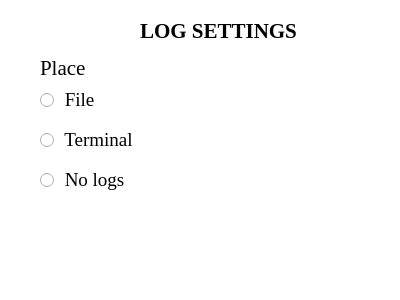
<?xml version="1.0" encoding="UTF-8"?>
<ui version="4.0">
 <class>LogSettings</class>
 <widget class="QDialog" name="LogSettings">
  <property name="geometry">
   <rect>
    <x>0</x>
    <y>0</y>
    <width>400</width>
    <height>300</height>
   </rect>
  </property>
  <property name="palette">
   <palette>
    <active>
     <colorrole role="WindowText">
      <brush brushstyle="SolidPattern">
       <color alpha="255">
        <red>0</red>
        <green>0</green>
        <blue>0</blue>
       </color>
      </brush>
     </colorrole>
     <colorrole role="Button">
      <brush brushstyle="SolidPattern">
       <color alpha="255">
        <red>255</red>
        <green>255</green>
        <blue>255</blue>
       </color>
      </brush>
     </colorrole>
     <colorrole role="Light">
      <brush brushstyle="SolidPattern">
       <color alpha="255">
        <red>255</red>
        <green>255</green>
        <blue>255</blue>
       </color>
      </brush>
     </colorrole>
     <colorrole role="Midlight">
      <brush brushstyle="SolidPattern">
       <color alpha="255">
        <red>255</red>
        <green>255</green>
        <blue>255</blue>
       </color>
      </brush>
     </colorrole>
     <colorrole role="Dark">
      <brush brushstyle="SolidPattern">
       <color alpha="255">
        <red>127</red>
        <green>127</green>
        <blue>127</blue>
       </color>
      </brush>
     </colorrole>
     <colorrole role="Mid">
      <brush brushstyle="SolidPattern">
       <color alpha="255">
        <red>170</red>
        <green>170</green>
        <blue>170</blue>
       </color>
      </brush>
     </colorrole>
     <colorrole role="Text">
      <brush brushstyle="SolidPattern">
       <color alpha="255">
        <red>0</red>
        <green>0</green>
        <blue>0</blue>
       </color>
      </brush>
     </colorrole>
     <colorrole role="BrightText">
      <brush brushstyle="SolidPattern">
       <color alpha="255">
        <red>255</red>
        <green>255</green>
        <blue>255</blue>
       </color>
      </brush>
     </colorrole>
     <colorrole role="ButtonText">
      <brush brushstyle="SolidPattern">
       <color alpha="255">
        <red>0</red>
        <green>0</green>
        <blue>0</blue>
       </color>
      </brush>
     </colorrole>
     <colorrole role="Base">
      <brush brushstyle="SolidPattern">
       <color alpha="255">
        <red>255</red>
        <green>255</green>
        <blue>255</blue>
       </color>
      </brush>
     </colorrole>
     <colorrole role="Window">
      <brush brushstyle="SolidPattern">
       <color alpha="255">
        <red>255</red>
        <green>255</green>
        <blue>255</blue>
       </color>
      </brush>
     </colorrole>
     <colorrole role="Shadow">
      <brush brushstyle="SolidPattern">
       <color alpha="255">
        <red>0</red>
        <green>0</green>
        <blue>0</blue>
       </color>
      </brush>
     </colorrole>
     <colorrole role="AlternateBase">
      <brush brushstyle="SolidPattern">
       <color alpha="255">
        <red>255</red>
        <green>255</green>
        <blue>255</blue>
       </color>
      </brush>
     </colorrole>
     <colorrole role="ToolTipBase">
      <brush brushstyle="SolidPattern">
       <color alpha="255">
        <red>255</red>
        <green>255</green>
        <blue>220</blue>
       </color>
      </brush>
     </colorrole>
     <colorrole role="ToolTipText">
      <brush brushstyle="SolidPattern">
       <color alpha="255">
        <red>0</red>
        <green>0</green>
        <blue>0</blue>
       </color>
      </brush>
     </colorrole>
     <colorrole role="PlaceholderText">
      <brush brushstyle="SolidPattern">
       <color alpha="128">
        <red>0</red>
        <green>0</green>
        <blue>0</blue>
       </color>
      </brush>
     </colorrole>
    </active>
    <inactive>
     <colorrole role="WindowText">
      <brush brushstyle="SolidPattern">
       <color alpha="255">
        <red>0</red>
        <green>0</green>
        <blue>0</blue>
       </color>
      </brush>
     </colorrole>
     <colorrole role="Button">
      <brush brushstyle="SolidPattern">
       <color alpha="255">
        <red>255</red>
        <green>255</green>
        <blue>255</blue>
       </color>
      </brush>
     </colorrole>
     <colorrole role="Light">
      <brush brushstyle="SolidPattern">
       <color alpha="255">
        <red>255</red>
        <green>255</green>
        <blue>255</blue>
       </color>
      </brush>
     </colorrole>
     <colorrole role="Midlight">
      <brush brushstyle="SolidPattern">
       <color alpha="255">
        <red>255</red>
        <green>255</green>
        <blue>255</blue>
       </color>
      </brush>
     </colorrole>
     <colorrole role="Dark">
      <brush brushstyle="SolidPattern">
       <color alpha="255">
        <red>127</red>
        <green>127</green>
        <blue>127</blue>
       </color>
      </brush>
     </colorrole>
     <colorrole role="Mid">
      <brush brushstyle="SolidPattern">
       <color alpha="255">
        <red>170</red>
        <green>170</green>
        <blue>170</blue>
       </color>
      </brush>
     </colorrole>
     <colorrole role="Text">
      <brush brushstyle="SolidPattern">
       <color alpha="255">
        <red>0</red>
        <green>0</green>
        <blue>0</blue>
       </color>
      </brush>
     </colorrole>
     <colorrole role="BrightText">
      <brush brushstyle="SolidPattern">
       <color alpha="255">
        <red>255</red>
        <green>255</green>
        <blue>255</blue>
       </color>
      </brush>
     </colorrole>
     <colorrole role="ButtonText">
      <brush brushstyle="SolidPattern">
       <color alpha="255">
        <red>0</red>
        <green>0</green>
        <blue>0</blue>
       </color>
      </brush>
     </colorrole>
     <colorrole role="Base">
      <brush brushstyle="SolidPattern">
       <color alpha="255">
        <red>255</red>
        <green>255</green>
        <blue>255</blue>
       </color>
      </brush>
     </colorrole>
     <colorrole role="Window">
      <brush brushstyle="SolidPattern">
       <color alpha="255">
        <red>255</red>
        <green>255</green>
        <blue>255</blue>
       </color>
      </brush>
     </colorrole>
     <colorrole role="Shadow">
      <brush brushstyle="SolidPattern">
       <color alpha="255">
        <red>0</red>
        <green>0</green>
        <blue>0</blue>
       </color>
      </brush>
     </colorrole>
     <colorrole role="AlternateBase">
      <brush brushstyle="SolidPattern">
       <color alpha="255">
        <red>255</red>
        <green>255</green>
        <blue>255</blue>
       </color>
      </brush>
     </colorrole>
     <colorrole role="ToolTipBase">
      <brush brushstyle="SolidPattern">
       <color alpha="255">
        <red>255</red>
        <green>255</green>
        <blue>220</blue>
       </color>
      </brush>
     </colorrole>
     <colorrole role="ToolTipText">
      <brush brushstyle="SolidPattern">
       <color alpha="255">
        <red>0</red>
        <green>0</green>
        <blue>0</blue>
       </color>
      </brush>
     </colorrole>
     <colorrole role="PlaceholderText">
      <brush brushstyle="SolidPattern">
       <color alpha="128">
        <red>0</red>
        <green>0</green>
        <blue>0</blue>
       </color>
      </brush>
     </colorrole>
    </inactive>
    <disabled>
     <colorrole role="WindowText">
      <brush brushstyle="SolidPattern">
       <color alpha="255">
        <red>127</red>
        <green>127</green>
        <blue>127</blue>
       </color>
      </brush>
     </colorrole>
     <colorrole role="Button">
      <brush brushstyle="SolidPattern">
       <color alpha="255">
        <red>255</red>
        <green>255</green>
        <blue>255</blue>
       </color>
      </brush>
     </colorrole>
     <colorrole role="Light">
      <brush brushstyle="SolidPattern">
       <color alpha="255">
        <red>255</red>
        <green>255</green>
        <blue>255</blue>
       </color>
      </brush>
     </colorrole>
     <colorrole role="Midlight">
      <brush brushstyle="SolidPattern">
       <color alpha="255">
        <red>255</red>
        <green>255</green>
        <blue>255</blue>
       </color>
      </brush>
     </colorrole>
     <colorrole role="Dark">
      <brush brushstyle="SolidPattern">
       <color alpha="255">
        <red>127</red>
        <green>127</green>
        <blue>127</blue>
       </color>
      </brush>
     </colorrole>
     <colorrole role="Mid">
      <brush brushstyle="SolidPattern">
       <color alpha="255">
        <red>170</red>
        <green>170</green>
        <blue>170</blue>
       </color>
      </brush>
     </colorrole>
     <colorrole role="Text">
      <brush brushstyle="SolidPattern">
       <color alpha="255">
        <red>127</red>
        <green>127</green>
        <blue>127</blue>
       </color>
      </brush>
     </colorrole>
     <colorrole role="BrightText">
      <brush brushstyle="SolidPattern">
       <color alpha="255">
        <red>255</red>
        <green>255</green>
        <blue>255</blue>
       </color>
      </brush>
     </colorrole>
     <colorrole role="ButtonText">
      <brush brushstyle="SolidPattern">
       <color alpha="255">
        <red>127</red>
        <green>127</green>
        <blue>127</blue>
       </color>
      </brush>
     </colorrole>
     <colorrole role="Base">
      <brush brushstyle="SolidPattern">
       <color alpha="255">
        <red>255</red>
        <green>255</green>
        <blue>255</blue>
       </color>
      </brush>
     </colorrole>
     <colorrole role="Window">
      <brush brushstyle="SolidPattern">
       <color alpha="255">
        <red>255</red>
        <green>255</green>
        <blue>255</blue>
       </color>
      </brush>
     </colorrole>
     <colorrole role="Shadow">
      <brush brushstyle="SolidPattern">
       <color alpha="255">
        <red>0</red>
        <green>0</green>
        <blue>0</blue>
       </color>
      </brush>
     </colorrole>
     <colorrole role="AlternateBase">
      <brush brushstyle="SolidPattern">
       <color alpha="255">
        <red>255</red>
        <green>255</green>
        <blue>255</blue>
       </color>
      </brush>
     </colorrole>
     <colorrole role="ToolTipBase">
      <brush brushstyle="SolidPattern">
       <color alpha="255">
        <red>255</red>
        <green>255</green>
        <blue>220</blue>
       </color>
      </brush>
     </colorrole>
     <colorrole role="ToolTipText">
      <brush brushstyle="SolidPattern">
       <color alpha="255">
        <red>0</red>
        <green>0</green>
        <blue>0</blue>
       </color>
      </brush>
     </colorrole>
     <colorrole role="PlaceholderText">
      <brush brushstyle="SolidPattern">
       <color alpha="128">
        <red>0</red>
        <green>0</green>
        <blue>0</blue>
       </color>
      </brush>
     </colorrole>
    </disabled>
   </palette>
  </property>
  <property name="windowTitle">
   <string>Log_Settings</string>
  </property>
  <widget class="QRadioButton" name="logToFile">
   <property name="geometry">
    <rect>
     <x>40</x>
     <y>90</y>
     <width>100</width>
     <height>20</height>
    </rect>
   </property>
   <property name="font">
    <font>
     <family>Times New Roman</family>
     <pointsize>14</pointsize>
    </font>
   </property>
   <property name="toolTip">
    <string>&lt;html&gt;&lt;head/&gt;&lt;body&gt;&lt;p&gt;file: /Users/Elizaveta/source/logs/log.txt&lt;/p&gt;&lt;/body&gt;&lt;/html&gt;</string>
   </property>
   <property name="text">
    <string> File</string>
   </property>
  </widget>
  <widget class="QRadioButton" name="logToTerminal">
   <property name="geometry">
    <rect>
     <x>40</x>
     <y>130</y>
     <width>100</width>
     <height>20</height>
    </rect>
   </property>
   <property name="font">
    <font>
     <family>Times New Roman</family>
     <pointsize>14</pointsize>
    </font>
   </property>
   <property name="text">
    <string> Terminal</string>
   </property>
  </widget>
  <widget class="QRadioButton" name="noLogs">
   <property name="geometry">
    <rect>
     <x>40</x>
     <y>170</y>
     <width>100</width>
     <height>20</height>
    </rect>
   </property>
   <property name="font">
    <font>
     <family>Times New Roman</family>
     <pointsize>14</pointsize>
    </font>
   </property>
   <property name="toolTip">
    <string>&lt;html&gt;&lt;head/&gt;&lt;body&gt;&lt;p&gt;default&lt;/p&gt;&lt;/body&gt;&lt;/html&gt;</string>
   </property>
   <property name="text">
    <string> No logs</string>
   </property>
  </widget>
  <widget class="QLabel" name="label">
   <property name="geometry">
    <rect>
     <x>40</x>
     <y>60</y>
     <width>59</width>
     <height>16</height>
    </rect>
   </property>
   <property name="font">
    <font>
     <family>Times New Roman</family>
     <pointsize>16</pointsize>
    </font>
   </property>
   <property name="text">
    <string>Place</string>
   </property>
  </widget>
  <widget class="QLabel" name="label_2">
   <property name="geometry">
    <rect>
     <x>140</x>
     <y>20</y>
     <width>161</width>
     <height>21</height>
    </rect>
   </property>
   <property name="palette">
    <palette>
     <active>
      <colorrole role="WindowText">
       <brush brushstyle="SolidPattern">
        <color alpha="255">
         <red>0</red>
         <green>0</green>
         <blue>0</blue>
        </color>
       </brush>
      </colorrole>
      <colorrole role="Button">
       <brush brushstyle="SolidPattern">
        <color alpha="255">
         <red>255</red>
         <green>255</green>
         <blue>255</blue>
        </color>
       </brush>
      </colorrole>
      <colorrole role="Light">
       <brush brushstyle="SolidPattern">
        <color alpha="255">
         <red>255</red>
         <green>255</green>
         <blue>255</blue>
        </color>
       </brush>
      </colorrole>
      <colorrole role="Midlight">
       <brush brushstyle="SolidPattern">
        <color alpha="255">
         <red>255</red>
         <green>255</green>
         <blue>255</blue>
        </color>
       </brush>
      </colorrole>
      <colorrole role="Dark">
       <brush brushstyle="SolidPattern">
        <color alpha="255">
         <red>127</red>
         <green>127</green>
         <blue>127</blue>
        </color>
       </brush>
      </colorrole>
      <colorrole role="Mid">
       <brush brushstyle="SolidPattern">
        <color alpha="255">
         <red>170</red>
         <green>170</green>
         <blue>170</blue>
        </color>
       </brush>
      </colorrole>
      <colorrole role="Text">
       <brush brushstyle="SolidPattern">
        <color alpha="255">
         <red>0</red>
         <green>0</green>
         <blue>0</blue>
        </color>
       </brush>
      </colorrole>
      <colorrole role="BrightText">
       <brush brushstyle="SolidPattern">
        <color alpha="255">
         <red>255</red>
         <green>255</green>
         <blue>255</blue>
        </color>
       </brush>
      </colorrole>
      <colorrole role="ButtonText">
       <brush brushstyle="SolidPattern">
        <color alpha="255">
         <red>0</red>
         <green>0</green>
         <blue>0</blue>
        </color>
       </brush>
      </colorrole>
      <colorrole role="Base">
       <brush brushstyle="SolidPattern">
        <color alpha="255">
         <red>255</red>
         <green>255</green>
         <blue>255</blue>
        </color>
       </brush>
      </colorrole>
      <colorrole role="Window">
       <brush brushstyle="SolidPattern">
        <color alpha="255">
         <red>255</red>
         <green>255</green>
         <blue>255</blue>
        </color>
       </brush>
      </colorrole>
      <colorrole role="Shadow">
       <brush brushstyle="SolidPattern">
        <color alpha="255">
         <red>0</red>
         <green>0</green>
         <blue>0</blue>
        </color>
       </brush>
      </colorrole>
      <colorrole role="AlternateBase">
       <brush brushstyle="SolidPattern">
        <color alpha="255">
         <red>255</red>
         <green>255</green>
         <blue>255</blue>
        </color>
       </brush>
      </colorrole>
      <colorrole role="ToolTipBase">
       <brush brushstyle="SolidPattern">
        <color alpha="255">
         <red>255</red>
         <green>255</green>
         <blue>220</blue>
        </color>
       </brush>
      </colorrole>
      <colorrole role="ToolTipText">
       <brush brushstyle="SolidPattern">
        <color alpha="255">
         <red>0</red>
         <green>0</green>
         <blue>0</blue>
        </color>
       </brush>
      </colorrole>
      <colorrole role="PlaceholderText">
       <brush brushstyle="SolidPattern">
        <color alpha="128">
         <red>0</red>
         <green>0</green>
         <blue>0</blue>
        </color>
       </brush>
      </colorrole>
     </active>
     <inactive>
      <colorrole role="WindowText">
       <brush brushstyle="SolidPattern">
        <color alpha="255">
         <red>0</red>
         <green>0</green>
         <blue>0</blue>
        </color>
       </brush>
      </colorrole>
      <colorrole role="Button">
       <brush brushstyle="SolidPattern">
        <color alpha="255">
         <red>255</red>
         <green>255</green>
         <blue>255</blue>
        </color>
       </brush>
      </colorrole>
      <colorrole role="Light">
       <brush brushstyle="SolidPattern">
        <color alpha="255">
         <red>255</red>
         <green>255</green>
         <blue>255</blue>
        </color>
       </brush>
      </colorrole>
      <colorrole role="Midlight">
       <brush brushstyle="SolidPattern">
        <color alpha="255">
         <red>255</red>
         <green>255</green>
         <blue>255</blue>
        </color>
       </brush>
      </colorrole>
      <colorrole role="Dark">
       <brush brushstyle="SolidPattern">
        <color alpha="255">
         <red>127</red>
         <green>127</green>
         <blue>127</blue>
        </color>
       </brush>
      </colorrole>
      <colorrole role="Mid">
       <brush brushstyle="SolidPattern">
        <color alpha="255">
         <red>170</red>
         <green>170</green>
         <blue>170</blue>
        </color>
       </brush>
      </colorrole>
      <colorrole role="Text">
       <brush brushstyle="SolidPattern">
        <color alpha="255">
         <red>0</red>
         <green>0</green>
         <blue>0</blue>
        </color>
       </brush>
      </colorrole>
      <colorrole role="BrightText">
       <brush brushstyle="SolidPattern">
        <color alpha="255">
         <red>255</red>
         <green>255</green>
         <blue>255</blue>
        </color>
       </brush>
      </colorrole>
      <colorrole role="ButtonText">
       <brush brushstyle="SolidPattern">
        <color alpha="255">
         <red>0</red>
         <green>0</green>
         <blue>0</blue>
        </color>
       </brush>
      </colorrole>
      <colorrole role="Base">
       <brush brushstyle="SolidPattern">
        <color alpha="255">
         <red>255</red>
         <green>255</green>
         <blue>255</blue>
        </color>
       </brush>
      </colorrole>
      <colorrole role="Window">
       <brush brushstyle="SolidPattern">
        <color alpha="255">
         <red>255</red>
         <green>255</green>
         <blue>255</blue>
        </color>
       </brush>
      </colorrole>
      <colorrole role="Shadow">
       <brush brushstyle="SolidPattern">
        <color alpha="255">
         <red>0</red>
         <green>0</green>
         <blue>0</blue>
        </color>
       </brush>
      </colorrole>
      <colorrole role="AlternateBase">
       <brush brushstyle="SolidPattern">
        <color alpha="255">
         <red>255</red>
         <green>255</green>
         <blue>255</blue>
        </color>
       </brush>
      </colorrole>
      <colorrole role="ToolTipBase">
       <brush brushstyle="SolidPattern">
        <color alpha="255">
         <red>255</red>
         <green>255</green>
         <blue>220</blue>
        </color>
       </brush>
      </colorrole>
      <colorrole role="ToolTipText">
       <brush brushstyle="SolidPattern">
        <color alpha="255">
         <red>0</red>
         <green>0</green>
         <blue>0</blue>
        </color>
       </brush>
      </colorrole>
      <colorrole role="PlaceholderText">
       <brush brushstyle="SolidPattern">
        <color alpha="128">
         <red>0</red>
         <green>0</green>
         <blue>0</blue>
        </color>
       </brush>
      </colorrole>
     </inactive>
     <disabled>
      <colorrole role="WindowText">
       <brush brushstyle="SolidPattern">
        <color alpha="255">
         <red>127</red>
         <green>127</green>
         <blue>127</blue>
        </color>
       </brush>
      </colorrole>
      <colorrole role="Button">
       <brush brushstyle="SolidPattern">
        <color alpha="255">
         <red>255</red>
         <green>255</green>
         <blue>255</blue>
        </color>
       </brush>
      </colorrole>
      <colorrole role="Light">
       <brush brushstyle="SolidPattern">
        <color alpha="255">
         <red>255</red>
         <green>255</green>
         <blue>255</blue>
        </color>
       </brush>
      </colorrole>
      <colorrole role="Midlight">
       <brush brushstyle="SolidPattern">
        <color alpha="255">
         <red>255</red>
         <green>255</green>
         <blue>255</blue>
        </color>
       </brush>
      </colorrole>
      <colorrole role="Dark">
       <brush brushstyle="SolidPattern">
        <color alpha="255">
         <red>127</red>
         <green>127</green>
         <blue>127</blue>
        </color>
       </brush>
      </colorrole>
      <colorrole role="Mid">
       <brush brushstyle="SolidPattern">
        <color alpha="255">
         <red>170</red>
         <green>170</green>
         <blue>170</blue>
        </color>
       </brush>
      </colorrole>
      <colorrole role="Text">
       <brush brushstyle="SolidPattern">
        <color alpha="255">
         <red>127</red>
         <green>127</green>
         <blue>127</blue>
        </color>
       </brush>
      </colorrole>
      <colorrole role="BrightText">
       <brush brushstyle="SolidPattern">
        <color alpha="255">
         <red>255</red>
         <green>255</green>
         <blue>255</blue>
        </color>
       </brush>
      </colorrole>
      <colorrole role="ButtonText">
       <brush brushstyle="SolidPattern">
        <color alpha="255">
         <red>127</red>
         <green>127</green>
         <blue>127</blue>
        </color>
       </brush>
      </colorrole>
      <colorrole role="Base">
       <brush brushstyle="SolidPattern">
        <color alpha="255">
         <red>255</red>
         <green>255</green>
         <blue>255</blue>
        </color>
       </brush>
      </colorrole>
      <colorrole role="Window">
       <brush brushstyle="SolidPattern">
        <color alpha="255">
         <red>255</red>
         <green>255</green>
         <blue>255</blue>
        </color>
       </brush>
      </colorrole>
      <colorrole role="Shadow">
       <brush brushstyle="SolidPattern">
        <color alpha="255">
         <red>0</red>
         <green>0</green>
         <blue>0</blue>
        </color>
       </brush>
      </colorrole>
      <colorrole role="AlternateBase">
       <brush brushstyle="SolidPattern">
        <color alpha="255">
         <red>255</red>
         <green>255</green>
         <blue>255</blue>
        </color>
       </brush>
      </colorrole>
      <colorrole role="ToolTipBase">
       <brush brushstyle="SolidPattern">
        <color alpha="255">
         <red>255</red>
         <green>255</green>
         <blue>220</blue>
        </color>
       </brush>
      </colorrole>
      <colorrole role="ToolTipText">
       <brush brushstyle="SolidPattern">
        <color alpha="255">
         <red>0</red>
         <green>0</green>
         <blue>0</blue>
        </color>
       </brush>
      </colorrole>
      <colorrole role="PlaceholderText">
       <brush brushstyle="SolidPattern">
        <color alpha="128">
         <red>0</red>
         <green>0</green>
         <blue>0</blue>
        </color>
       </brush>
      </colorrole>
     </disabled>
    </palette>
   </property>
   <property name="font">
    <font>
     <family>Times New Roman</family>
     <pointsize>16</pointsize>
     <weight>75</weight>
     <bold>true</bold>
    </font>
   </property>
   <property name="text">
    <string>LOG SETTINGS</string>
   </property>
  </widget>
 </widget>
 <resources/>
 <connections/>
</ui>
